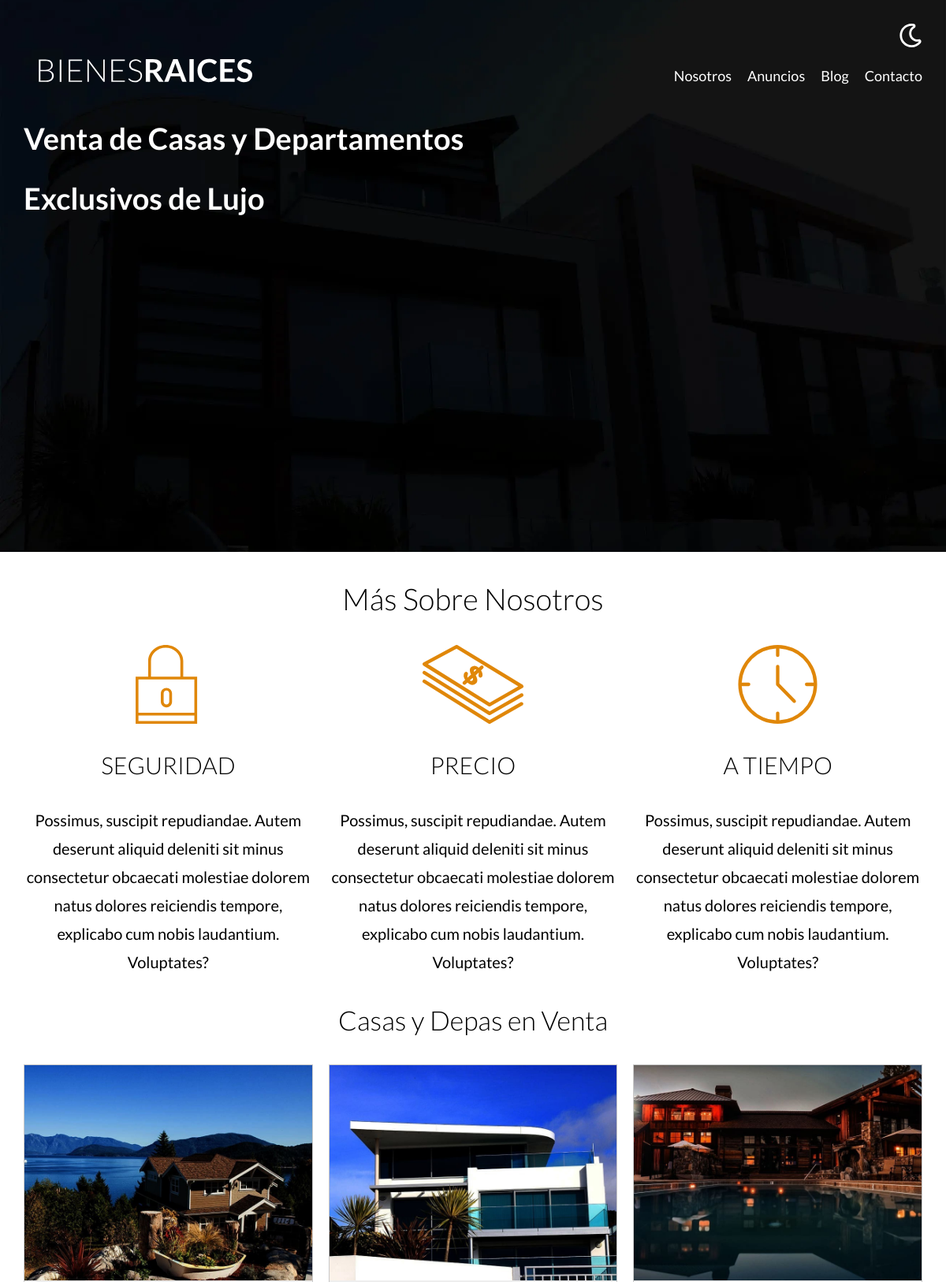
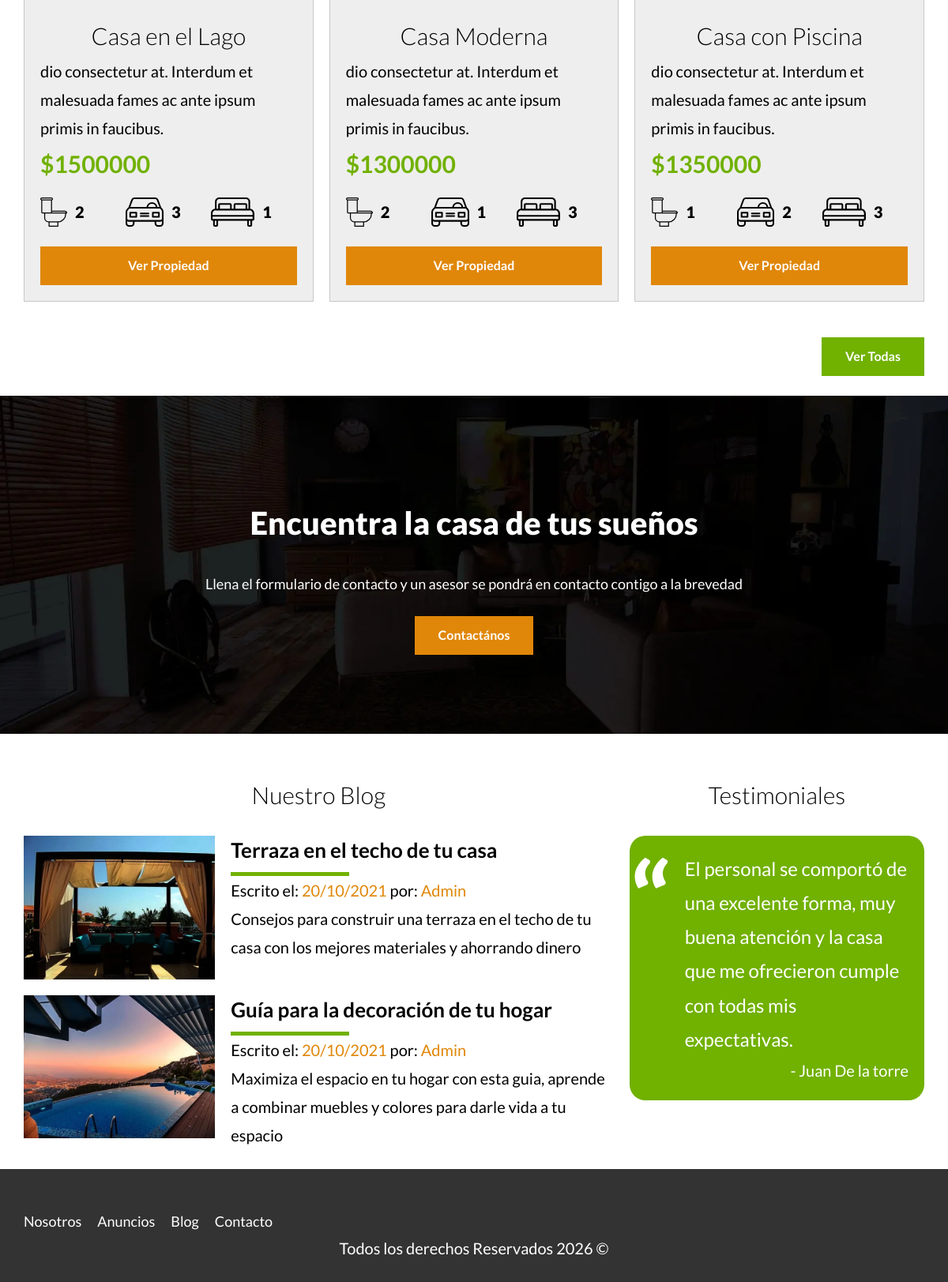
The page / on the database its author committed (2 pictures, top to bottom).
### tables this page shows
CREATE TABLE `propiedades` (
    `id` int(11) NOT NULL AUTO_INCREMENT,
    `titulo` varchar(60) DEFAULT NULL,
    `precio` decimal(10, 2) DEFAULT NULL,
    `imagen` varchar(200) DEFAULT NULL,
    `descripcion` longtext,
    `habitaciones` int(11) DEFAULT NULL,
    `wc` int(11) DEFAULT NULL,
    `estacionamiento` int(11) DEFAULT NULL,
    `vendedorId` int(11) DEFAULT NULL,
    `creado` date DEFAULT NULL,
    PRIMARY KEY (`id`),
    KEY `vendedorId_idx` (`vendedorId`),
    CONSTRAINT `vendedorId` FOREIGN KEY (`vendedorId`) REFERENCES `vendedores` (`id`)
);

### app/Controllers/PaginasController.php (called while the page is built, shortened)
<?php
class PaginasController
{
    public static function index(Router $router)
    {
        $propiedades = Propiedad::get(3);
        $inicio = true;
        $router->render('paginas/index', [
            'propiedades' => $propiedades,
            'inicio' => $inicio
        ]);
    }
}

### public/index.php (called while the page is built, shortened)
<?php
$router = new Router();
$router->get('/admin', [PropiedadController::class, 'index']);
$router->get('/propiedades/crear', [PropiedadController::class, 'crear']);
$router->post('/propiedades/crear', [PropiedadController::class, 'crear']);
$router->get('/propiedades/actualizar', [PropiedadController::class, 'actualizar']);
$router->post('/propiedades/actualizar', [PropiedadController::class, 'actualizar']);
$router->post('/propiedades/eliminar', [PropiedadController::class, 'eliminar']);
$router->get('/vendedores/crear', [VendedorController::class, 'crear']);
$router->post('/vendedores/crear', [VendedorController::class, 'crear']);
$router->get('/vendedores/actualizar', [VendedorController::class, 'actualizar']);
$router->post('/vendedores/actualizar', [VendedorController::class, 'actualizar']);
$router->post('/vendedores/eliminar', [VendedorController::class, 'eliminar']);
$router->get('/', [PaginasController::class, 'index']);
$router->get('/nosotros', [PaginasController::class, 'nosotros']);
$router->get('/propiedades', [PaginasController::class, 'propiedades']);
$router->get('/propiedad', [PaginasController::class, 'propiedad']);
$router->get('/blog', [PaginasController::class, 'blog']);
$router->get('/entrada-terraza', [PaginasController::class, 'entrada']);
$router->get('/entrada-exterior', [PaginasController::class, 'entrada']);
$router->get('/entrada-salon', [PaginasController::class, 'entrada']);
$router->get('/entrada-habitacion', [PaginasController::class, 'entrada']);
$router->get('/contacto', [PaginasController::class, 'contacto']);
$router->post('/contacto', [PaginasController::class, 'contacto']);
$router->get('/login', [LoginController::class, 'login']);
$router->get('/logout', [LoginController::class, 'logout']);
$router->post('/login', [LoginController::class, 'login']);
$router->comprobarRutas();

### app/Models/ActiveRecord.php (called while the page is built, shortened)
<?php
class ActiveRecord
{
    protected static $db;
    protected static $tabla = '';
    public static function setDB($database)
    {
        self::$db = $database;
    }
    public static function get($cantidad)
    {
        $query = "SELECT * FROM " . static::$tabla . " LIMIT " . $cantidad;
        $resultado = self::consultarSQL($query);
        return $resultado;
    }
    public static function consultarSQL($query)
    {
        $resultado = self::$db->query($query);
        $array = [];
        while ($registro = $resultado->fetch_assoc()) {
            $array[] = static::crearObjeto($registro);
        }
        return $array;
    }
    protected static function crearObjeto($registro)
    {
        $objeto = new static();
        foreach ($registro as $key => $value) {
            if (property_exists($objeto, $key)) {
                $objeto->$key = $value;
            }
        }
        return $objeto;
    }
}

### views/paginas/listado.php (the view)
<div class="contenedor-anuncios">
    <?php foreach ($propiedades as $propiedad) { ?>
        <div class="anuncio">
            <img loading="lazy" src="/imagenes/<?php echo $propiedad->imagen; ?>" alt="anuncio">
            <div class="contenido-anuncio">
                <h3><?php echo $propiedad->titulo; ?></h3>
                <p><?php echo $propiedad->descripcion; ?></p>
                <p class="precio">$<?php echo $propiedad->precio; ?></p>
                <ul class="iconos-caracteristicas">
                    <li>
                        <img class="icono" loading="lazy" src="/build/img/icono_wc.svg" alt="icono wc">
                        <p><?php echo $propiedad->wc; ?></p>
                    </li>
                    <li>
                        <img class="icono" loading="lazy" src="/build/img/icono_estacionamiento.svg"
                            alt="icono estacionamiento">
                        <p><?php echo $propiedad->estacionamiento; ?></p>
                    </li>
                    <li>
                        <img class="icono" loading="lazy" src="/build/img/icono_dormitorio.svg" alt="icono habitaciones">
                        <p><?php echo $propiedad->habitaciones; ?></p>
                    </li>
                </ul>
                <a href="propiedad?id=<?php echo $propiedad->id; ?>" class="boton-amarillo-block">
                    Ver Propiedad
                </a>
            </div>
        </div>
    <?php }
    ; ?>
</div>

### public/build/css/app.css (style rules this page uses)
*,:after,:before { box-sizing:border-box }
blockquote,body,dd,dl,figure,h1,h2,h3,h4,p { margin:0 }
html { height:100%;scroll-behavior:smooth }
body { line-height:1.5;min-height:100vh;text-rendering:optimizeSpeed;-webkit-font-smoothing:antialiased }
canvas,img,picture,svg,video { display:block;max-width:100% }
html { box-sizing:border-box;font-size:62.5% }
*,:after,:before { box-sizing:inherit }
body { font-family:Lato,sans-serif;font-size:1.6rem;line-height:1.8 }
p { font-size:2rem }
a { text-decoration:none }
img,picture { display:block;width:100% }
h1,h2,h3 { font-family:Lato,sans-serif;font-weight:300;margin:2.5rem 0;text-align:center }
h3 { font-size:3rem }
.boton-amarillo-block { background-color:#e08709;border:none;color:#fff;display:block;font-weight:700;margin-top:2.5rem;padding:1rem 3rem;text-align:center;text-decoration:none }
.icono { text-align:center }
@media (min-width:768px) { .contenedor-anuncios { display:grid;gap:2rem;grid-template-columns:repeat(3,1fr) } }
.anuncio { background-color:#eee;border:1px solid #c8c8c8;margin-bottom:2rem }
.anuncio .contenido-anuncio { padding:2rem }
.anuncio h3,.anuncio p { margin:0 }
.precio { color:#71b100;font-size:3rem;font-weight:700 }
.iconos-caracteristicas { display:flex;list-style:none;max-width:40rem;padding:0 }
.iconos-caracteristicas li { display:flex;flex:1 }
.iconos-caracteristicas li img { flex:0 0 3rem;margin-right:1rem }
.iconos-caracteristicas li p { font-weight:900 }

### rows shown on the page
propiedades: imagen (picture), titulo "Casa en el Lago", descripcion "dio consectetur at. Interdum et malesuada fames ac ante ipsum primis in faucibus.", precio "1500000", wc "2", estacionamiento "3", habitaciones "1"
propiedades: imagen (picture), titulo "Casa Moderna", descripcion "dio consectetur at. Interdum et malesuada fames ac ante ipsum primis in faucibus.", precio "1300000", wc "2", estacionamiento "1", habitaciones "3"
propiedades: imagen (picture), titulo "Casa con Piscina", descripcion "dio consectetur at. Interdum et malesuada fames ac ante ipsum primis in faucibus.", precio "1350000", wc "1", estacionamiento "2", habitaciones "3"
